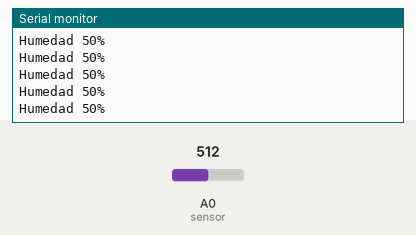
Bench run of a sketch on a simulated Arduino Uno, built with avr-gcc and run on an emulated ATmega328P. On the bench: the last lines printed to the serial monitor. The inputs (shaded band) are chosen by the test bench; at power-on: A0 (sensor) = 512.

Above: at 1.2 s.
1.3 s: A0 (sensor) set to 716
At 1.31 s:
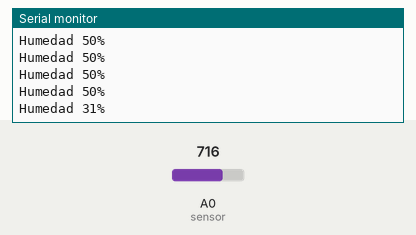
2.8 s: A0 (sensor) set to 900
At 2.82 s:
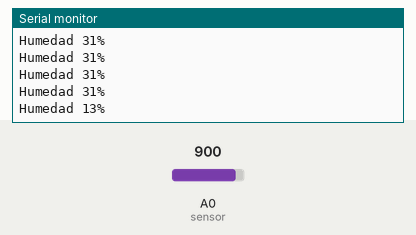
Timing chart, 0 to 5.8 s (numbered marks = the images above; inputs shaded):
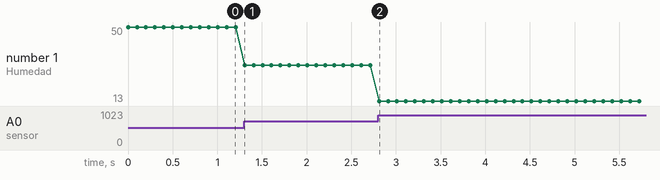

Measured:
- after the input at 1.3 s, the serial monitor: prints a new line at once (image 1)
- after the input at 2.8 s, the serial monitor: prints a new line at once (image 2)
- plotted number 1: 50 → 31 after the input at 1.3 s, 31 → 13 after the input at 2.8 s

The sketch:

sketch_may11a.ino
```cpp
// C++ code
//

int sensor=A0;
int l;
int humedad;

void setup()
{
  pinMode(sensor, INPUT);
  Serial.begin(9600);
}

void loop()
{
  l=analogRead(sensor);
  humedad=map(l,0,1024,100,0);
  Serial.print("Humedad ");
  Serial.print(humedad);
  Serial.println("%");
  delay(100);
}
```
